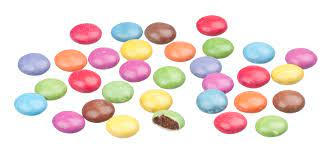
#> input picture images/smarties.jpg, 332 x 152 px
$ jupyter execute make_object_detection_using_HSV_color_space.ipynb
#> lines starting #> are read from the running program, lines starting #| are printed output that depends on the picture; after the words box and inside, x2 and y2 are one past the last pixel; in counts of white or black regions, pixels touching at a corner belong together
[cell 1]
import cv2
import numpy as np

[cell 2]
def nothing(x):
    print(x)
cv2.namedWindow("Tracking")
#cv.createTrackbar('B','image',0,255,nothing)
cv2.createTrackbar('LH','Tracking',0,255,nothing)
#> slider 'LH' is set to 51
cv2.createTrackbar("LS","Tracking",0,255,nothing)
#> slider 'LS' is set to 51
cv2.createTrackbar("LV","Tracking",0,255,nothing)
#> slider 'LV' is set to 51
cv2.createTrackbar("UH","Tracking",255,255,nothing)
cv2.createTrackbar("US","Tracking",255,255,nothing)
cv2.createTrackbar("UV","Tracking",255,255,nothing)

[cell 3]
while(True):
    frame= cv2.imread('images/smarties.jpg')
#> frame is the input picture: shape (152, 332, 3); mean B, G, R 217.2, 221.7, 236.1
    hsv = cv2.cvtColor(frame,cv2.COLOR_BGR2HSV)
#> hsv: shape (152, 332, 3); mean H, S, V 55.9, 39.5, 242.8
    l_h = cv2.getTrackbarPos("LH","Tracking")
    l_s = cv2.getTrackbarPos("LS","Tracking")
    l_v = cv2.getTrackbarPos("LV","Tracking")
    u_h = cv2.getTrackbarPos("UH","Tracking")
    u_s = cv2.getTrackbarPos("US","Tracking")
    u_v = cv2.getTrackbarPos("UV","Tracking")
    l_b = np.array([l_h,l_s,l_v])
    u_b = np.array([u_h,u_s,u_v])
    mask = cv2.inRange(hsv,l_b,u_b)
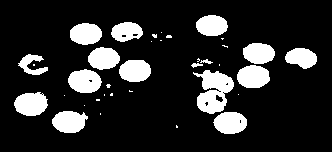
#> mask: shape (152, 332); 16.4% white; 36 white regions (20 under 20 px), largest, box (x1, y1, x2, y2) and area: (193, 70, 234, 114) 1063, (14, 92, 48, 116) 630, (68, 69, 102, 93) 622
    res = cv2.bitwise_and(frame,frame,mask=mask)
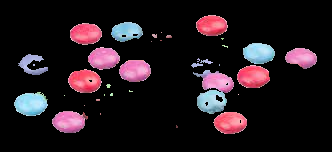
#> res: shape (152, 332, 3); mean B, G, R 29, 23.6, 33.8
    cv2.imshow("frame",frame)
    cv2.imshow("mask",mask)
    cv2.imshow('res',res)
    k = cv2.waitKey(1)
#> (key Esc is pressed here)
    if k == 27:
        break
cv2.destroyAllWindows()
